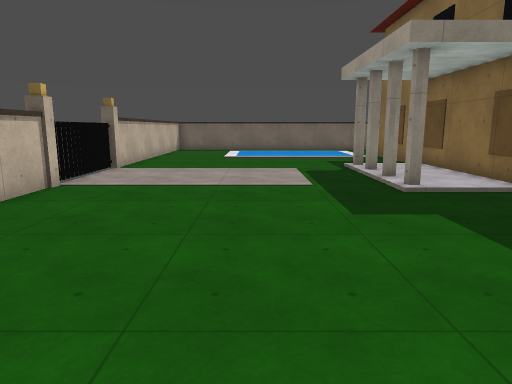
View 1 (above)

17 first-person views from a walk through a level from a Godot 3-D game. The camera is 1.5 m above the floor, tilts 10° down and sees 70° across. The floor is counted in squares, 1 m on a side. Each view is taken from the middle of a square. On the plan, view 1 faces up. The plan holds only what a view shows up to about 16 squares ahead; the rest is blank. The place goes on beyond the plan. Surface patterns are stand-ins for the level's own textures.

View 2
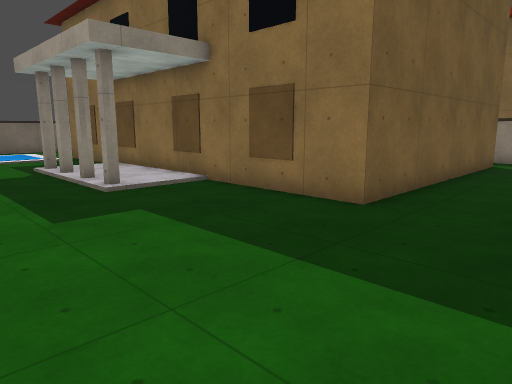

View 3
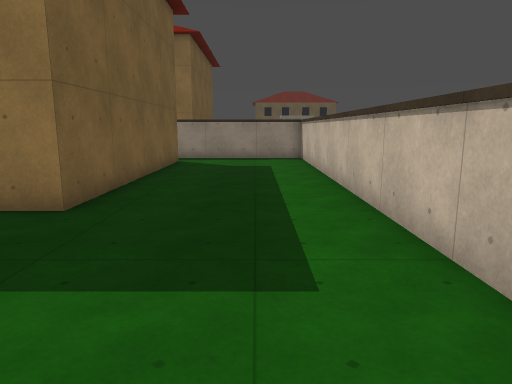

View 4
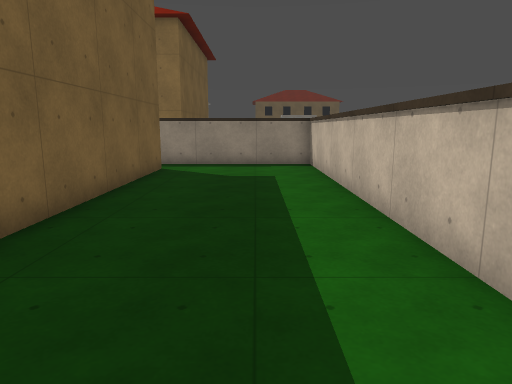

View 5
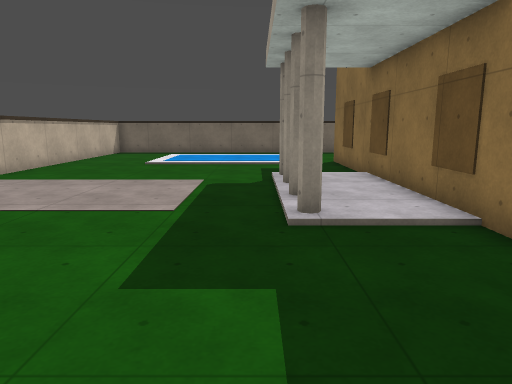

View 6
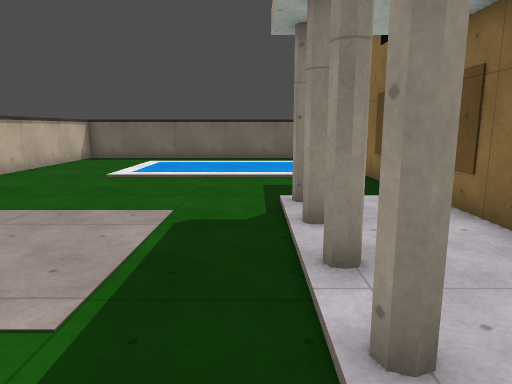

View 7
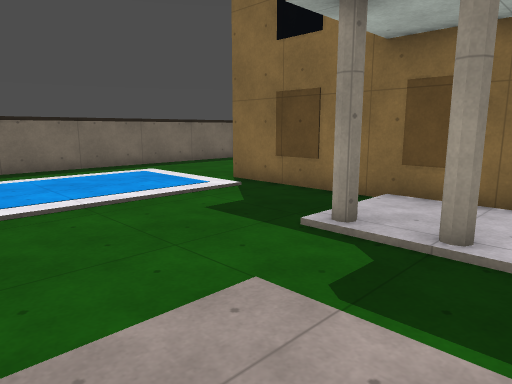

View 8
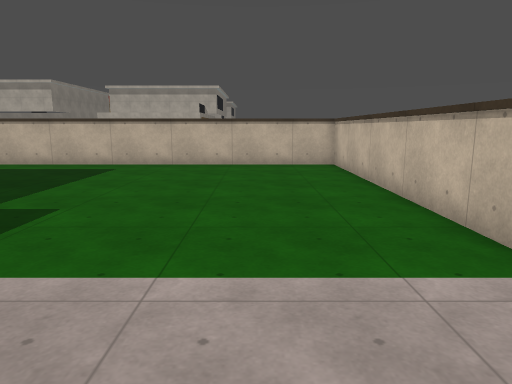

View 9
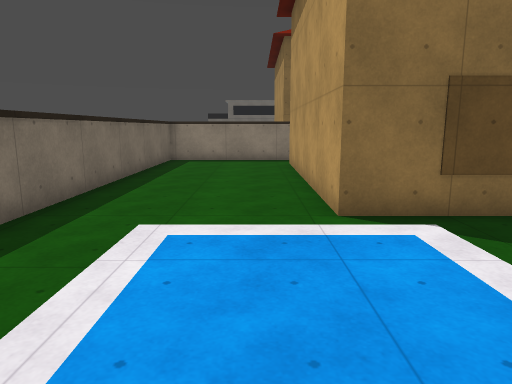

View 10
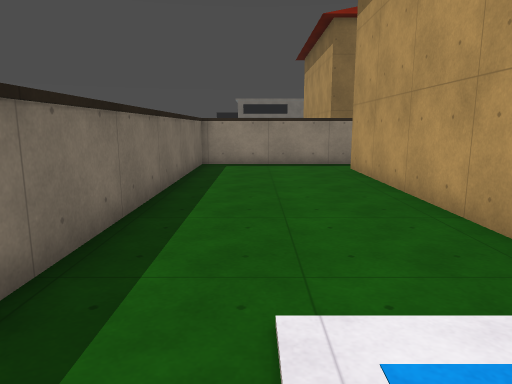

View 11
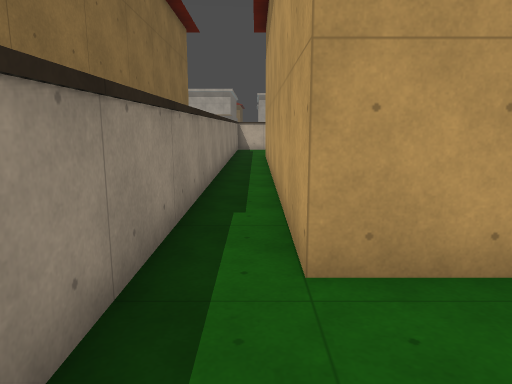

View 12
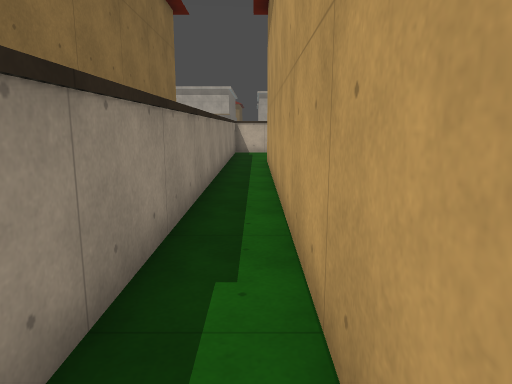

View 13
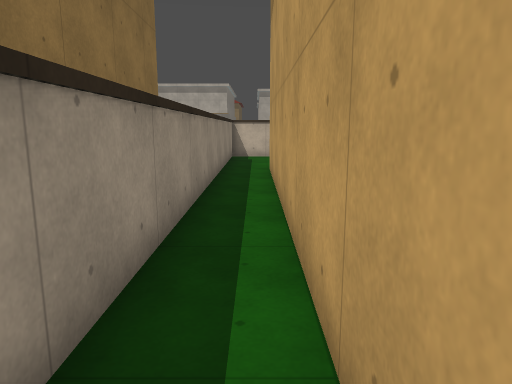

View 14
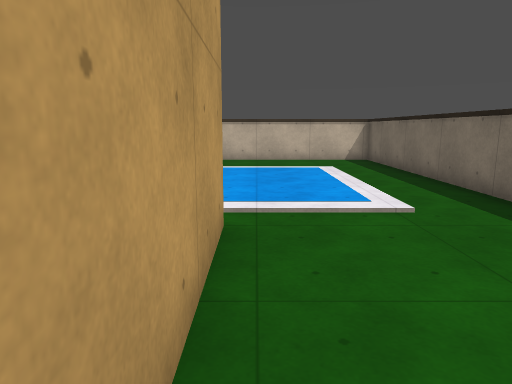

View 15
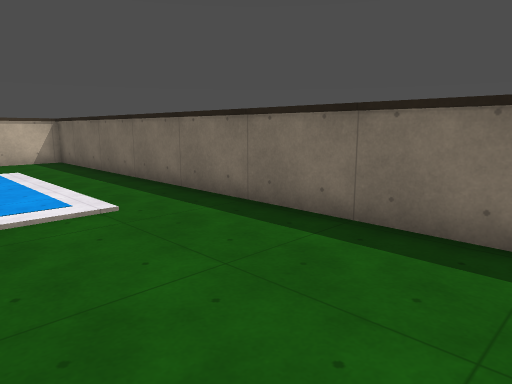

View 16
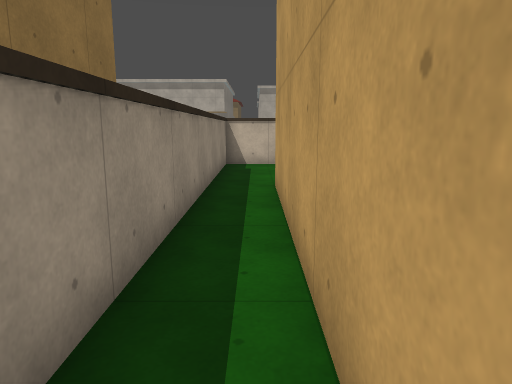

View 17
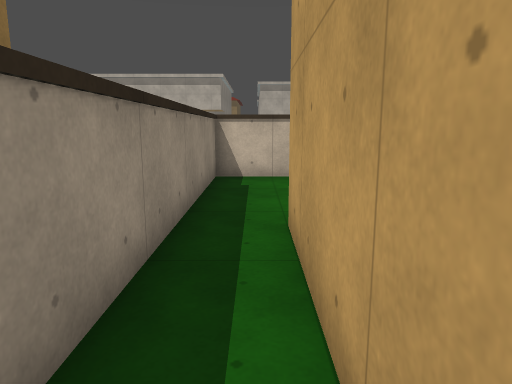

### Floor plan
Points are (right, up) in squares from view 1. A wall is a line through its corners. A room is listed if a view was taken in it or the views show most of it. See-through windows are left out.
Room 1 (views 1, 2, 3, 4, 5, 6, 7, 8, 9, 10, 11, 12, 13, 14, 15, 16, 17)
walls: (6.5, 3.5) (6.5, 19.5) (16.5, 19.5) (16.5, 3.5) (6.5, 3.5); (-5.2, 10) (-5.2, -2.3) (18.2, -2.3) (18.2, 25.2) (-5.2, 25.2) (-5.2, 13.2)

Positions as (right, up) in squares from view 1, and headings:
1: (0, 0), facing up
2: (0, 0), facing up-right
3: (0, 0), facing right
4: (3, 0), facing right
5: (3, 3), facing up
6: (3, 7), facing up
7: (-1, 11), facing up-right
8: (-2, 13), facing down
9: (0, 21), facing right
10: (3, 23), facing right
11: (17, 23), facing down
12: (17, 20), facing down
13: (17, 17), facing down
14: (12, 20), facing left
15: (12, 20), facing up-left
16: (17, 13), facing down
17: (17, 9), facing down
